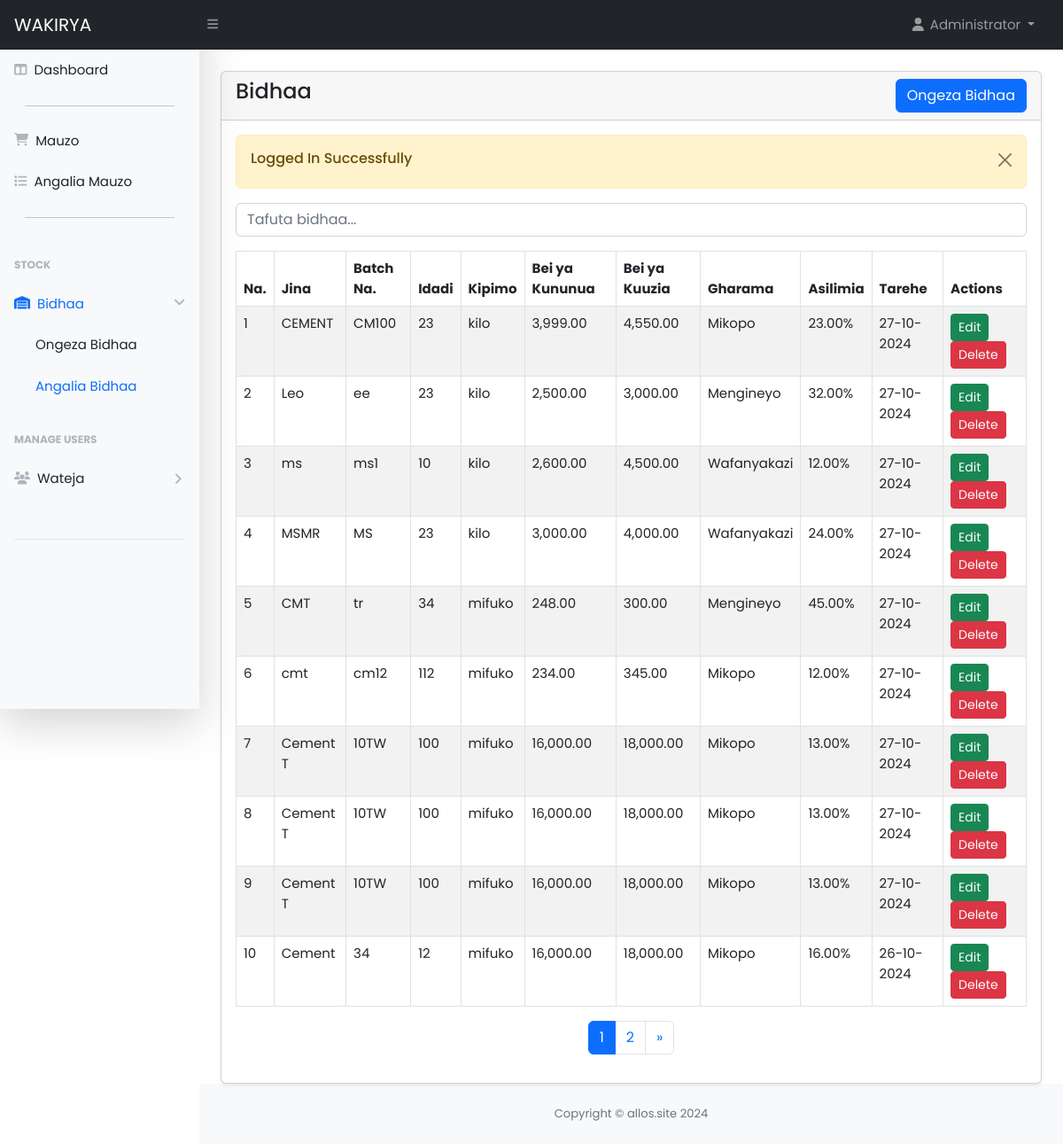
Page /user/products.php (signed in) on the committed database.
### tables this page shows
CREATE TABLE `products` (
  `id` int(11) NOT NULL,
  `name` varchar(255) NOT NULL,
  `batch` varchar(255) NOT NULL,
  `quantity` int(11) NOT NULL,
  `measure` varchar(255) DEFAULT NULL,
  `buy_price` int(11) NOT NULL,
  `sell_price` int(11) NOT NULL,
  `expense` enum('mikopo','wafanyakazi','mengineyo') DEFAULT NULL,
  `expense_percentage` decimal(5,2) DEFAULT NULL,
  `status` tinyint(1) DEFAULT 0 COMMENT '0 = visible, 1 = hidden',
  `created_at` date NOT NULL DEFAULT current_timestamp()
);

### user/products.php (the view, shortened to what this page needs)
<?php include('includes/header.php'); ?>
<div class="container-fluid px-4">
    <div class="card mt-4 shadow-sm">
        <div class="card-header">
            <h4 class="mb-0">Bidhaa
                <a href="products-create.php" class="btn btn-primary float-end">Ongeza Bidhaa</a>
            </h4>
        </div>
        <div class="card-body">
            <?php
            $limit = 10;
            $page = isset($_GET['page']) ? $_GET['page'] : 1;
            $start = ($page - 1) * $limit;
            $countQuery = "SELECT COUNT(*) as total FROM products WHERE status = '0'";
            $countResult = mysqli_query($conn, $countQuery);
            $productCount = mysqli_fetch_assoc($countResult)['total'];
            $totalPages = ceil($productCount / $limit);
            $query = "SELECT * FROM products WHERE status = '0' ORDER BY id DESC LIMIT $start, $limit";
            $products = mysqli_query($conn, $query);
            ?>
            <div class="mb-3">
                <input type="text" id="productSearch" class="form-control" placeholder="Tafuta bidhaa...">
            </div>
            <?php if (mysqli_num_rows($products) > 0) { ?>
                <div class="table-responsive">
                    <table class="table table-striped table-bordered" id="productTable">
                        <thead>
                            <tr>
                                <th>Na.</th>
                                <th>Jina</th>
                                <th>Batch Na.</th>
                                <th>Idadi</th>
                                <th>Kipimo</th>
                                <th>Bei ya Kununua</th>
                                <th>Bei ya Kuuzia</th>
                                <th>Gharama</th>
                                <th>Asilimia</th>
                                <th>Tarehe</th>
                                <th>Actions</th>
                            </tr>
                        </thead>
                        <tbody>
                            <?php
                            $count = $start + 1;
                            foreach ($products as $item) :
                                $expenseText = '';
                                switch($item['expense']) {
                                    case 'mikopo':
                                        $expenseText = 'Mikopo';
                                        break;
                                    case 'wafanyakazi':
                                        $expenseText = 'Wafanyakazi';
                                        break;
                                    case 'mengineyo':
                                        $expenseText = 'Mengineyo';
                                        break;
                                }
                            ?>
                                <tr>
                                    <td><?= $count++ ?></td>
                                    <td><?= $item['name'] ?></td>
                                    <td><?= $item['batch'] ?></td>
                                    <td><?= $item['quantity'] ?></td>
                                    <td><?= $item['measure'] ?></td>
                                    <td><?= number_format($item['buy_price'], 2) ?></td>
                                    <td><?= number_format($item['sell_price'], 2) ?></td>
                                    <td><?= $expenseText ?></td>
                                    <td><?= $item['expense_percentage'] ?>%</td>
                                    <td><?= date('d-m-Y', strtotime($item['created_at'])) ?></td>
                                    <td>
                                        <a href="products-edit.php?id=<?= $item['id']; ?>" class="btn btn-success btn-sm">Edit</a>
                                        <a href="products-delete.php?id=<?= $item['id']; ?>" class="btn btn-danger btn-sm">Delete</a>
                                    </td>
                                </tr>
                            <?php endforeach; ?>
                        </tbody>
                    </table>
                </div>
                <nav aria-label="Page navigation example">
                    <ul class="pagination justify-content-center">
                        <?php for ($i = 1; $i <= $totalPages; $i++): ?>
                            <li class="page-item <?= ($i == $page) ? 'active' : '' ?>">
                                <a class="page-link" href="?page=<?= $i; ?>"><?= $i; ?></a>
                            </li>
                        <?php endfor; ?>
                        <?php if ($page < $totalPages): ?>
                            <li class="page-item">
                                <a class="page-link" href="?page=<?= $page + 1 ?>" aria-label="Next">
                                    <span aria-hidden="true">&raquo;</span>
                                </a>
                            </li>
                        <?php endif; ?>
                    </ul>
                </nav>
            <?php } else { ?>
                <h4 class="mb-0">No Record found</h4>
            <?php } ?>
        </div>
    </div>
</div>
<?php include('includes/footer.php'); ?>

### rows in the picture
products: name "CEMENT", batch "CM100", quantity "23", measure "kilo", buy_price "3,999.00", sell_price "4,550.00", expense "Mikopo", expense_percentage "23.00", created_at "27-10-2024"
products: name "Leo", batch "ee", quantity "23", measure "kilo", buy_price "2,500.00", sell_price "3,000.00", expense "Mengineyo", expense_percentage "32.00", created_at "27-10-2024"
products: name "ms", batch "ms1", quantity "10", measure "kilo", buy_price "2,600.00", sell_price "4,500.00", expense "Wafanyakazi", expense_percentage "12.00", created_at "27-10-2024"
products: name "MSMR", batch "MS", quantity "23", measure "kilo", buy_price "3,000.00", sell_price "4,000.00", expense "Wafanyakazi", expense_percentage "24.00", created_at "27-10-2024"
products: name "CMT", batch "tr", quantity "34", measure "mifuko", buy_price "248.00", sell_price "300.00", expense "Mengineyo", expense_percentage "45.00", created_at "27-10-2024"
products: name "cmt", batch "cm12", quantity "112", measure "mifuko", buy_price "234.00", sell_price "345.00", expense "Mikopo", expense_percentage "12.00", created_at "27-10-2024"
products: name "Cement T", batch "10TW", quantity "100", measure "mifuko", buy_price "16,000.00", sell_price "18,000.00", expense "Mikopo", expense_percentage "13.00", created_at "27-10-2024"
products: name "Cement T", batch "10TW", quantity "100", measure "mifuko", buy_price "16,000.00", sell_price "18,000.00", expense "Mikopo", expense_percentage "13.00", created_at "27-10-2024"
products: name "Cement T", batch "10TW", quantity "100", measure "mifuko", buy_price "16,000.00", sell_price "18,000.00", expense "Mikopo", expense_percentage "13.00", created_at "27-10-2024"
products: name "Cement", batch "34", quantity "12", measure "mifuko", buy_price "16,000.00", sell_price "18,000.00", expense "Mikopo", expense_percentage "16.00", created_at "26-10-2024"

### other values in the picture
$_SESSION['loggedInUser']['name'] "Administrator"
$_SESSION['status'] "Logged In Successfully"
